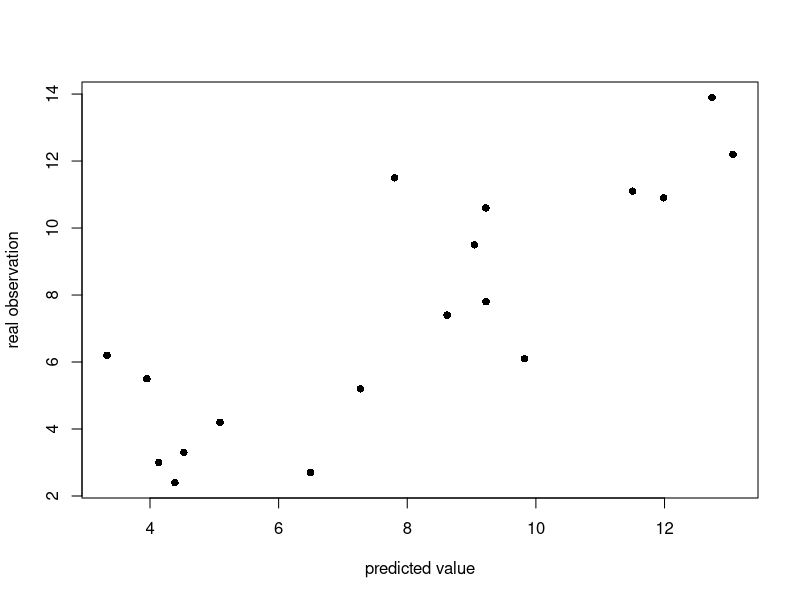

The R script that drew this image:
## ---- chunk 1
knitr::opts_chunk$set(echo = TRUE)
## ---- chunk 2
dat<-data.frame(state.x77) #import and convert data into data.frame
str(dat) #exploring dat
## ---- chunk 3
library(caret)
train.id<-createDataPartition(dat$Murder,p=0.6,list=F) #split the data
train.dat<-dat[train.id,] #training dataset
test.dat<-dat[-train.id,] #testing dataset

#trainthe regression model using lm() function
fit<-lm(Murder~., data=train.dat)

#calculate predictions and compute performance metric from testing data
pred<-predict(fit,test.dat)
# plot scatter plot between prediction and real value
plot(pred,test.dat$Murder,xlab="predicted value",ylab="real observation",pch=16)
## ---- chunk 4
# performance metric
performance<-data.frame(R2(pred,test.dat$Murder),
                        RMSE(pred,test.dat$Murder),
                        MAE(pred,test.dat$Murder))
names(performance)<-c("R2","RMSE","MAE")
performance
## ---- chunk 5
# specify training control
train.clt<-trainControl(method="LOOCV")

# train the regression model using train() function
fit<-train(Murder~., data=dat,method="lm", trControl=train.clt)

#print the LOOCV results
fit

#regression output
summary(fit)
## ---- chunk 6
# specify the train control
train.clt<-trainControl(method="cv", number=10)

# train the regression model using train() function
fit<-train(Murder~., data=dat, method="lm", trControl=train.clt)

# print the CV results
fit
## ---- chunk 7
train.clt<-trainControl(method="repeatedcv", number=5, repeats=5)
fit<-train(Murder~., data=dat, method="lm", trControl=train.clt)
fit
